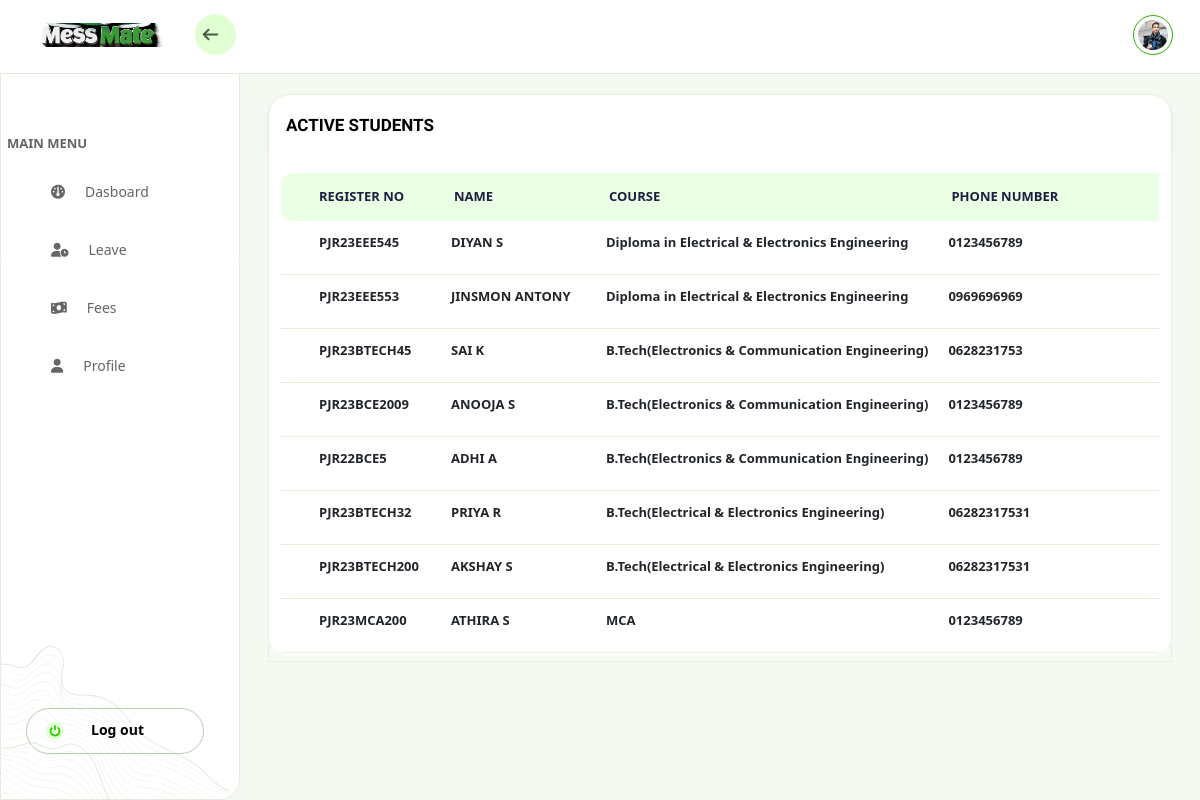
Screenshot of /active_students/ with the database file from the repository.
### mess_app/models.py (models this page shows, shortened)
class CustomUser(AbstractUser):
       GENDER_CHOICES = [
        ('M', 'Male'),
        ('F', 'Female'),
    ]
       COURSE_CHOICES = [
        ('CSE', 'B.Tech(Computer Science Engineering) '),
        ('EC', 'B.Tech(Electronics & Communication Engineering)'),
        ('EEE', 'B.Tech(Electrical & Electronics Engineering)'),
        ('CHE', 'Diploma in Computer Hardware Engineering'),
        ('EL', 'Diploma in Electronics Engineering'),
        ('DEEE', 'Diploma in Electrical & Electronics Engineering'),
        ('MCA', 'MCA'),
    ]
       email = models.EmailField(unique=True)
       dob=models.DateField(blank=False, null=True)
       gender=models.CharField(max_length=1, choices=GENDER_CHOICES,blank=False, null=True)
       address=models.TextField(blank=False, null=True)
       course = models.CharField(max_length=4, choices=COURSE_CHOICES,blank=False, null=True)
       reg_no=models.CharField(max_length=15,unique=True,blank=False, null=True)
       sem=models.PositiveIntegerField(blank=False, null=True)
       start_year = models.IntegerField(blank=False,null=True)
       end_year = models.IntegerField(blank=False,null=True)
       ph_no=models.CharField(max_length=15,blank=False, null=True)
       guard_name=models.CharField(max_length=100,blank=False, null=True)
       guard_phn=models.CharField(max_length=15,blank=False, null=True)
       is_active = models.BooleanField(default=False)
       past_stud= models.BooleanField(default=False,blank=True,null=True)

### mess_app/views.py (the view)
# urls.py: path('active_students/', views.list_active_users, name='active_students'),#active student(can login)
def list_active_users(request):
    users = CustomUser.objects.filter(is_superuser=False,is_active=True,past_stud=False).order_by('course')
    return render(request, 'students.html', {'users': users})

### mess_app/context_processors.py (called while the page is built)
def admin_status(request):
    return {
        'profile': request.user,  # Adjust this logic if needed
    }

### templates/students.html (shortened to what this page needs)
{% extends "navbar.html" %}
{% load static %}
{% block table %}
<div class="db-rt-outer">
    <div class="db-rt-cont-area">
        <div class="top-panel-wrp">
            <div class="title">ACTIVE STUDENTS</div>
        </div>
        <div class="common-table-wrp">
            <div class="table-responsive">
                {% if users %}
                <table class="table common-table-listing">
                    <thead>
                        <tr>
                            <th scope="col" class="client">REGISTER NO</th>
                            <th scope="col" class="title">NAME</th>
                            <th scope="col" class="link">COURSE</th>
                            <th scope="col" class="phone">PHONE NUMBER</th>
                            <th scope="col" class="mail">EMAIL ID</th>
                          </tr>
                    </thead>
                    <tbody>
                        {% for user in users %}
                        <tr>
                            <td>{{user.reg_no}}</td>
                            <td>{{user.first_name|upper}} {{user.last_name|upper}}</td>
                            <td style="white-space: nowrap;overflow: hidden;">{{user.get_course_display}}</td>
                            <td>{{user.ph_no}}</td>
                            <td> {{user.email}}</td>
                            </tr>
                      {% endfor %}
                    </tbody>
                </table>
                {% else %}
                <div class="text-center">NO DATA FOUND</div>
                {% endif %}
            </div>
        </div>
    </div>
</div>
{% endblock %}

### static/css/common.css (style rules this page uses)
:root { --colorPrimary: #34CA00;--colorPrHover: #2cb100;--colorPrLight: #CCFFBB;--colorSecondary: #C3DEB9;--colorSecLight: #CEFFBD;--selectedBG: #E5FFDC;--txtColor: #000000;--txtLight: #4A5B44;--btnSecColor: #264919;--borderLight: #CCDFC5;--db-outr-brdr: #E6F1E2;--bgWhite: #fff;--dbRtBg: #F4F9F2;--titleWrpBoxShadow:#0000000A;--eclipseBorder: #DFEFD9;--txtWhite: #fff;--tableHeaderBg: #EBFFE4;--tableThTxt: #1D1E40;--tableRowBorder: #DFEFD9;--selectBorder:#D9D9D9;--formLabelColor: #4A5A44;--planCardBorder: #E1F0DB;--sideNavTxt:#656565;--logoutBorder:#B9CEB2;--navBg:#E0FFD3;--hdrBorder:#E2ECDD;--cardBorder: #74DD4F;--pricingCardHead: #E3FFD980;--btnLight: #E4F9DD;--accordianBorder: #ACFC90;--txtWhite: #fff;--cancelSub:#EFA4A4;--redHover:#c81010;--uploadBg: #F5FFF2;--expired:#FF6A6A;--used:#FFC43A;--copyBorder: #D2E9C9;--imgBoxShadow: #2D392926;--formBorder: #AEE59B;--tabShadow: #34CA0026 }
html,body { padding:0;margin:0 }
body,html { font-family:"Raleway",sans-serif;font-size:14px;font-weight:400 }

### static/css/header-sidebar.css (style rules this page uses)
:root { --colorPrimary: #34CA00; --colorPrHover: #2cb100; --colorPrLight: #CCFFBB; --colorSecondary: #C3DEB9; --colorSecLight: #CEFFBD; --selectedBG: #E5FFDC; --txtColor: #000000; --txtLight: #4A5B44; --btnSecColor: #264919; --borderLight: #CCDFC5; --db-outr-brdr: #E6F1E2; --bgWhite: #fff; --dbRtBg: #F4F9F2; --titleWrpBoxShadow: #0000000A; --eclipseBorder: #DFEFD9; --txtWhite: #fff; --tableHeaderBg: #EBFFE4; --tableThTxt: #1D1E40; --tableRowBorder: #DFEFD9; --selectBorder: #D9D9D9; --formLabelColor: #4A5A44; --planCardBorder: #E1F0DB; --sideNavTxt: #656565; --logoutBorder: #B9CEB2; --navBg: #E0FFD3; --hdrBorder: #E2ECDD; --cardBorder: #74DD4F; --pricingCardHead: #E3FFD980; --btnLight: #E4F9DD; --accordianBorder: #ACFC90; --txtWhite: #fff; --cancelSub: #EFA4A4; --redHover: #c81010; --uploadBg: #F5FFF2; --expired: #FF6A6A; --used: #FFC43A; --copyBorder: #D2E9C9; --imgBoxShadow: #2D392926; --formBorder: #AEE59B; --tabShadow: #34CA0026 }
html, body { padding: 0; margin: 0 }

### static/css/common-modal.css (style rules this page uses)
:root { --colorPrimary: #34CA00;--colorPrHover: #2cb100;--colorPrLight: #CCFFBB;--colorSecondary: #C3DEB9;--colorSecLight: #CEFFBD;--selectedBG: #E5FFDC;--txtColor: #000000;--txtLight: #4A5B44;--btnSecColor: #264919;--borderLight: #CCDFC5;--db-outr-brdr: #E6F1E2;--bgWhite: #fff;--dbRtBg: #F4F9F2;--titleWrpBoxShadow:#0000000A;--eclipseBorder: #DFEFD9;--txtWhite: #fff;--tableHeaderBg: #EBFFE4;--tableThTxt: #1D1E40;--tableRowBorder: #DFEFD9;--selectBorder:#D9D9D9;--formLabelColor: #4A5A44;--planCardBorder: #E1F0DB;--sideNavTxt:#656565;--logoutBorder:#B9CEB2;--navBg:#E0FFD3;--hdrBorder:#E2ECDD;--cardBorder: #74DD4F;--pricingCardHead: #E3FFD980;--btnLight: #E4F9DD;--accordianBorder: #ACFC90;--txtWhite: #fff;--cancelSub:#EFA4A4;--redHover:#c81010;--uploadBg: #F5FFF2;--expired:#FF6A6A;--used:#FFC43A;--copyBorder: #D2E9C9;--imgBoxShadow: #2D392926;--formBorder: #AEE59B;--tabShadow: #34CA0026 }
html,body { padding:0;margin:0 }

### templates/base.html (style rules this page uses)
body { background-color: #f8f9fa; }

### rows the page displays
CustomUser: reg_no "PJR23EEE545", first_name "DIYAN", last_name "S", course "Diploma in Electrical & Electronics Engineering", ph_no "0123456789"
CustomUser: reg_no "PJR23EEE553", first_name "JINSMON", last_name "ANTONY", course "Diploma in Electrical & Electronics Engineering", ph_no "0969696969"
CustomUser: reg_no "PJR23BTECH45", first_name "SAI", last_name "K", course "B.Tech(Electronics & Communication Engineering)", ph_no "0628231753"
CustomUser: reg_no "PJR23BCE2009", first_name "ANOOJA", last_name "S", course "B.Tech(Electronics & Communication Engineering)", ph_no "0123456789"
CustomUser: reg_no "PJR22BCE5", first_name "ADHI", last_name "A", course "B.Tech(Electronics & Communication Engineering)", ph_no "0123456789"
CustomUser: reg_no "PJR23BTECH32", first_name "PRIYA", last_name "R", course "B.Tech(Electrical & Electronics Engineering)", ph_no "06282317531"
CustomUser: reg_no "PJR23BTECH200", first_name "AKSHAY", last_name "S", course "B.Tech(Electrical & Electronics Engineering)", ph_no "06282317531"
CustomUser: reg_no "PJR23MCA200", first_name "ATHIRA", last_name "S", course "MCA", ph_no "0123456789"
